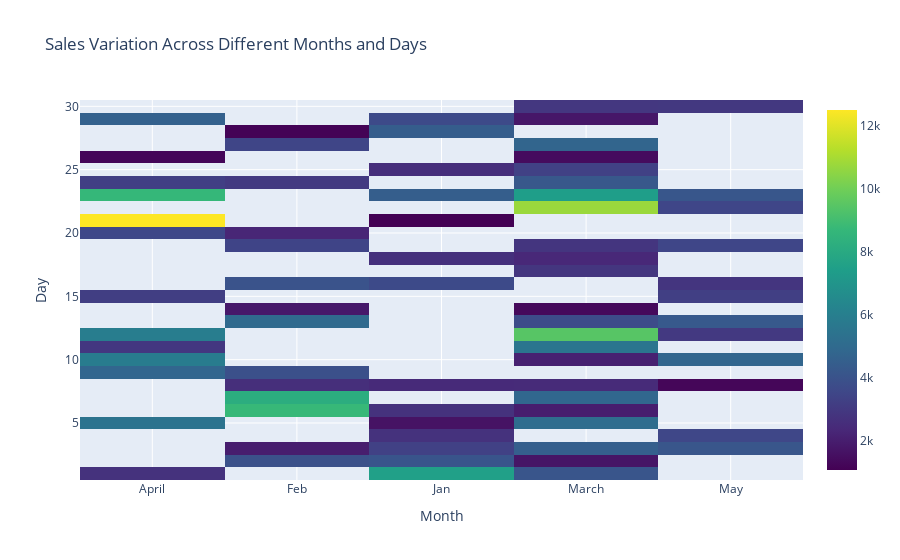

Notebook source saved alongside this figure:
### Markdown cell above
Heat Map

### Code cell
#2). Generating a Heatmap to Visualize Sales Variation Across Different Months and Days
np.random.seed(20)
data_sales = {
    'Month': np.random.choice(['Jan', 'Feb', 'March', 'April', 'May'], 100),
    'Day': np.random.choice(range(1, 31), 100),
    'Sales': np.random.randint(1000, 5000, 100)
}
df = pd.DataFrame(data_sales)
print(df.head())
sales_pivot = df.pivot_table(index='Day', columns='Month', values='Sales', aggfunc='sum')
print(sales_pivot)
import plotly.graph_objects as go
fig = go.Figure(data=go.Heatmap(
    z=sales_pivot.values,
    x=sales_pivot.columns,
    y=sales_pivot.index,
    colorscale='Viridis'))
fig.update_layout(
    title='Sales Variation Across Different Months and Days',
    xaxis_nticks=36,
    xaxis_title='Month',
    yaxis_title='Day'
)
fig.show()

### Figure 1 — Plotly figure (JSON) as saved in the notebook; plotly's stock layout.template omitted (floating-point values rounded to 4 significant figures; data arrays with more than 128 entries replaced by an {"elided": "..."} marker saying what was removed)
{"data": [{"colorscale": [[0, "#440154"], [0.1111, "#482878"], [0.2222, "#3e4989"], [0.3333, "#31688e"], [0.4444, "#26828e"], [0.5556, "#1f9e89"], [0.6667, "#35b779"], [0.7778, "#6ece58"], [0.8889, "#b5de2b"], [1, "#fde725"]], "type": "heatmap", "x": ["April", "Feb", "Jan", "March", "May"], "y": [1, 2, 3, 4, 5, 6, 7, 8, 9, 10, 11, 12, 13, 14, 15, 16, 17, 18, 19, 20, 21, 22, 23, 24, 25, 26, 27, 28, 29, 30], "z": {"elided": "30x5 int values"}}], "layout": {"title": {"text": "Sales Variation Across Different Months and Days"}, "xaxis": {"nticks": 36, "title": {"text": "Month"}}, "yaxis": {"title": {"text": "Day"}}}}
